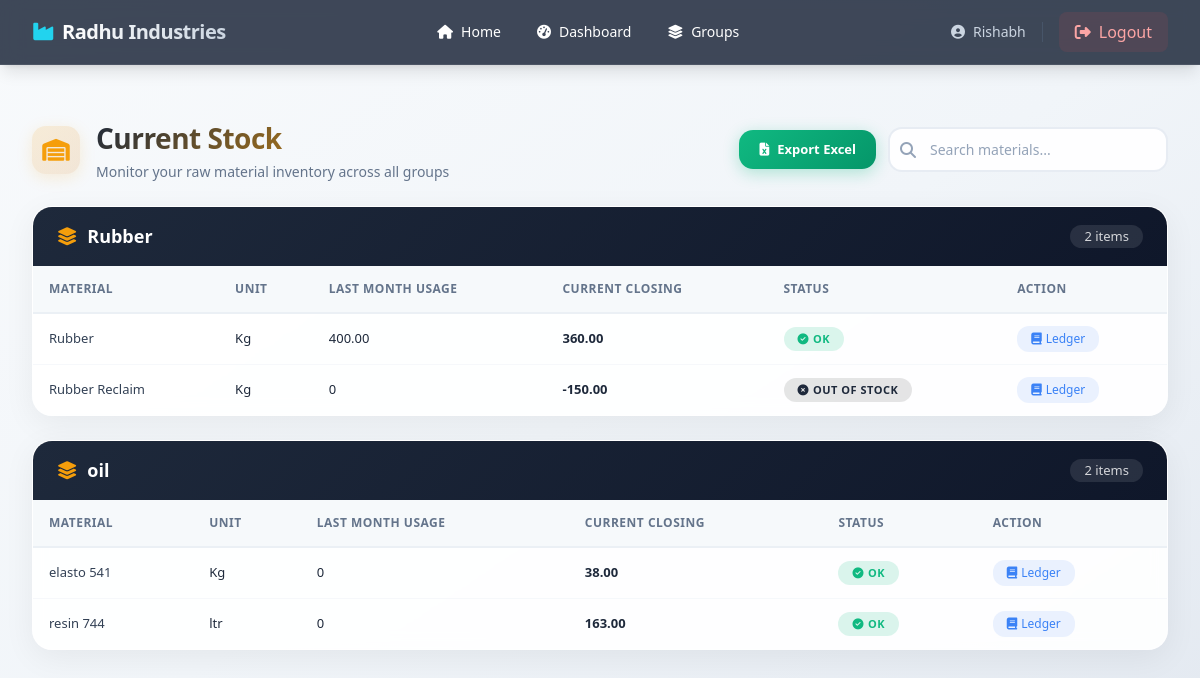
The app's page /raw-materials/stock/ (signed in) with its own data.
### rawmaterials/models.py (models this page shows, shortened)
class MaterialGroup(models.Model):
    name = models.CharField(max_length=100, unique=True)
    class Meta:
        ordering = ["name"]

class Material(models.Model):
    group = models.ForeignKey(
        MaterialGroup,
        on_delete=models.CASCADE,
        related_name="materials"
    )
    name = models.CharField(max_length=150)
    unit = models.CharField(
        max_length=20,
        default="Kg"
    )
    minimum_stock = models.DecimalField(
        max_digits=12,
        decimal_places=2,
        default=0
    )
    class Meta:
        ordering = ["group", "name"]
    def __str__(self):
        return self.name

class StockEntry(models.Model):
    material = models.ForeignKey(
        Material,
        on_delete=models.CASCADE,
        related_name="entries"
    )
    date = models.DateField()
    opening = models.DecimalField(
        max_digits=12,
        decimal_places=2
    )
    received_quantity = models.DecimalField(
        max_digits=12,
        decimal_places=2,
        default=0
    )
    received_by = models.CharField(
        max_length=150,
        blank=True
    )
    used_quantity = models.DecimalField(
        max_digits=12,
        decimal_places=2,
        default=0
    )
    closing = models.DecimalField(
        max_digits=12,
        decimal_places=2
    )
    created_by = models.ForeignKey(
        User,
        on_delete=models.SET_NULL,
        null=True
    )
    created_at = models.DateTimeField(auto_now_add=True)
    class Meta:
        ordering = ["-date", "-id"]
        unique_together = ("material", "date")

### rawmaterials/views.py (the view)
# urls.py: path("stock/", views.current_stock, name="raw_stock"),
@login_required
def current_stock(request):
    groups = MaterialGroup.objects.prefetch_related("materials").all()
    stock_data = OrderedDict()
    today = date.today()
    first_day_this_month = today.replace(day=1)
    last_month_last_day = first_day_this_month - timedelta(days=1)
    last_month_first_day = last_month_last_day.replace(day=1)
    days_in_last_month = last_month_last_day.day
    remaining_days = (
        (today.replace(day=28) + timedelta(days=4)).replace(day=1) - today
    ).days
    for group in groups:
        items = []
        for material in group.materials.all():
            last = (
                StockEntry.objects
                .filter(material=material)
                .order_by("-date", "-id")
                .first()
            )
            current = last.closing if last else 0
            last_month_usage = (
                StockEntry.objects.filter(
                    material=material,
                    date__range=(last_month_first_day, last_month_last_day)
                ).aggregate(
                    total=Sum("used_quantity")
                )["total"] or 0
            )
            avg_per_day = (
                last_month_usage / days_in_last_month
                if days_in_last_month else 0
            )
            days_left = (
                current / avg_per_day
                if avg_per_day else 999
            )
            if current <= 0:
                status = "OUT"
            elif days_left < remaining_days:
                status = "LOW"
            else:
                status = "OK"
            items.append({
                "material": material,
                "material_id": material.id,
                "unit": material.unit,
                "stock": current,
                "usage": round(last_month_usage, 2),
                "status": status,
            })
        stock_data[group] = items
    return render(
        request,
        "rawmaterials/current_stock.html",
        {
            "stock_data": stock_data
        }
    )

### templates/rawmaterials/current_stock.html (shortened to what this page needs)
{% extends "base_layout.html" %}
{% load static %}
{% block nav_desktop %}
  <a href="{% url 'home' %}" class="nav-link px-4 py-2 rounded-lg flex items-center gap-2"><i class="fas fa-home"></i> Home</a>
  <a href="{% url 'raw_dashboard' %}" class="nav-link px-4 py-2 rounded-lg flex items-center gap-2"><i class="fas fa-tachometer-alt"></i> Dashboard</a>
  <a href="" class="nav-link px-4 py-2 rounded-lg flex items-center gap-2"><i class="fas fa-layer-group"></i> Groups</a>
{% endblock %}
{% block content %}
{% load static %}
<div class="stock-container">
    <div class="page-header">
        <div class="page-header-icon">
            <i class="fas fa-warehouse"></i>
        </div>
        <div>
            <h1>Current Stock</h1>
            <span class="subtitle">Monitor your raw material inventory across all groups</span>
        </div>
        <div class="header-actions">
            <a href="{% url 'export_current_stock' %}" class="export-btn">
                <i class="fas fa-file-excel"></i>
                Export Excel
            </a>
            <div class="search-wrapper">
                <i class="fas fa-search search-icon"></i>
                <input type="text"
                       id="liveSearch"
                       placeholder="Search materials..."
                       class="search-input">
            </div>
        </div>
    </div>
    {% for group, items in stock_data.items %}
    <div class="group-section group-item">
        <div class="group-header">
            <h3>
                <i class="fas fa-layer-group"></i>
                {{ group.name }}
            </h3>
            <span class="group-count">{{ items|length }} items</span>
        </div>
        <div class="table-wrapper">
            <table class="stock-table">
                <thead>
                    <tr>
                        <th>Material</th>
                        <th>Unit</th>
                        <th>Last Month Usage</th>
                        <th>Current Closing</th>
                        <th>Status</th>
                        <th>Action</th>
                    </tr>
                </thead>
                <tbody>
                    {% for item in items %}
                    <tr class="stock-row"
                        data-group="{{ group.name|lower }}"
                        data-material="{{ item.material|lower }}">
                        <td class="font-medium text-slate-700">{{ item.material }}</td>
                        <td>{{ item.unit }}</td>
                        <td>{{ item.usage }}</td>
                        <td class="font-semibold">{{ item.stock }}</td>
                        <td>
                            {% if item.status == "LOW" %}
                                <span class="status-badge status-low">
                                    <i class="fas fa-exclamation-triangle"></i>
                                    LOW STOCK
                                </span>
                            {% elif item.status == "OUT" %}
                                <span class="status-badge status-out">
                                    <i class="fas fa-times-circle"></i>
                                    OUT OF STOCK
                                </span>
                            {% else %}
                                <span class="status-badge status-ok">
                                    <i class="fas fa-check-circle"></i>
                                    OK
                                </span>
                            {% endif %}
                        </td>
                        <td>
                            <a href="{% url 'raw_tally' %}?material={{ item.material_id }}" class="action-btn">
                                <i class="fas fa-book"></i>
                                Ledger
                            </a>
                        </td>
                    </tr>
                    {% endfor %}
                </tbody>
            </table>
        </div>
    </div>
    {% empty %}
    <div class="text-center py-12 text-slate-400">
        <i class="fas fa-inbox text-5xl mb-4 opacity-30"></i>
        <p class="text-lg">No stock data available.</p>
    </div>
    {% endfor %}
</div>
{% endblock %}

### templates/base_layout.html (shortened to what this page needs)
<!DOCTYPE html>
<html lang="en">
<head>
    <script src="https://cdn.tailwindcss.com"></script>
    <link rel="stylesheet" href="https://cdnjs.cloudflare.com/ajax/libs/font-awesome/6.5.0/css/all.min.css">
</head>
<body class="bg-gradient-to-br from-slate-50 via-slate-100 to-slate-200 min-h-screen text-slate-800 font-sans">
{% if user.is_authenticated %}
<nav class="glass-nav text-white sticky top-0 z-50 shadow-lg">
    <div class="max-w-7xl mx-auto px-4 sm:px-6 lg:px-8">
        <div class="flex items-center justify-between h-16">
            <a href="{% url 'home' %}" class="flex items-center gap-2 font-bold text-xl tracking-tight">
                <i class="fas fa-industry text-cyan-400"></i>
                <span class="bg-gradient-to-r from-white to-slate-300 bg-clip-text text-transparent">Radhu Industries</span>
            </a>
            <div class="hidden md:flex items-center gap-1 text-sm font-medium">
                {% block nav_desktop %}{% endblock %}
            </div>
            <div class="flex items-center gap-4">
                <span class="hidden sm:inline text-slate-300 text-sm font-medium border-r border-slate-600 pr-4">
                    <i class="fas fa-user-circle mr-2"></i>{{ user.username }}
                </span>
                <a href="{% url 'logout' %}" class="flex items-center gap-2 px-4 py-2 rounded-lg bg-red-500/10 hover:bg-red-500/20 text-red-300 hover:text-red-200 transition-all">
                    <i class="fas fa-sign-out-alt"></i>
                    <span class="hidden sm:inline">Logout</span>
                </a>
            </div>
        </div>
    </div>
</nav>
{% endif %}
<main class="max-w-7xl mx-auto px-4 sm:px-6 lg:px-8 py-8">
    {% block content %}{% endblock %}
</main>
</body>
</html>

### templates/base_layout.html (style rules this page uses)
.glass-nav { background: rgba(30, 41, 59, 0.85); backdrop-filter: blur(10px); -webkit-backdrop-filter: blur(10px); border-bottom: 1px solid rgba(255,255,255,0.08); }
.nav-link { transition: all 0.2s ease; }

### templates/rawmaterials/current_stock.html (style rules this page uses)
.stock-container { padding: 20px 0; }
.page-header { display: flex; align-items: center; gap: 16px; margin-bottom: 24px; }
.page-header-icon { width: 48px; height: 48px; background: linear-gradient(135deg, rgba(245, 158, 11, 0.15), rgba(217, 119, 6, 0.15)); border-radius: 14px; display: flex; align-items: center; justify-content: center; font-size: 22px; color: #f59e0b; box-shadow: 0 4px 16px rgba(245, 158, 11, 0.15); }
.page-header h1 { font-size: 28px; font-weight: 800; background: linear-gradient(135deg, #1e293b, #f59e0b); -webkit-background-clip: text; -webkit-text-fill-color: transparent; background-clip: text; letter-spacing: -0.5px; }
.page-header .subtitle { font-size: 14px; color: #64748b; font-weight: 400; display: block; margin-top: 2px; }
.header-actions { display: flex; align-items: center; gap: 12px; margin-left: auto; }
.export-btn { display: inline-flex; align-items: center; gap: 8px; padding: 10px 20px; background: linear-gradient(135deg, #10b981, #059669); border: none; border-radius: 14px; color: white; font-weight: 600; font-size: 13px; transition: all 0.3s ease; box-shadow: 0 4px 16px rgba(16, 185, 129, 0.3); text-decoration: none; }
.search-wrapper { position: relative; min-width: 280px; }
.search-input { width: 100%; padding: 10px 14px 10px 40px; background: rgba(255, 255, 255, 0.9); border: 2px solid rgba(226, 232, 240, 0.8); border-radius: 14px; font-size: 14px; transition: all 0.3s ease; outline: none; color: #1e293b; }
.search-input::placeholder { color: #94a3b8; }
.search-icon { position: absolute; left: 12px; top: 50%; transform: translateY(-50%); color: #94a3b8; font-size: 16px; transition: all 0.3s ease; }
.group-section { background: rgba(255, 255, 255, 0.92); backdrop-filter: blur(8px); border: 1px solid rgba(255, 255, 255, 0.3); border-radius: 20px; overflow: hidden; box-shadow: 0 8px 32px rgba(0, 0, 0, 0.06); transition: all 0.3s ease; margin-bottom: 24px; }
.group-header { background: linear-gradient(135deg, #1e293b, #0f172a); padding: 16px 24px; display: flex; align-items: center; justify-content: space-between; }
.group-header h3 { color: white; font-size: 18px; font-weight: 700; display: flex; align-items: center; gap: 10px; }
.group-header h3 i { color: #f59e0b; }
.group-count { background: rgba(255, 255, 255, 0.1); padding: 2px 14px; border-radius: 20px; font-size: 13px; font-weight: 500; color: rgba(255, 255, 255, 0.8); }
.table-wrapper { overflow-x: auto; -webkit-overflow-scrolling: touch; }
.stock-table { width: 100%; min-width: 650px; border-collapse: separate; border-spacing: 0; }
.stock-table thead th { padding: 14px 16px; text-align: left; font-size: 12px; font-weight: 600; text-transform: uppercase; letter-spacing: 0.5px; color: #64748b; background: rgba(241, 245, 249, 0.6); border-bottom: 2px solid rgba(226, 232, 240, 0.5); white-space: nowrap; }
.stock-table tbody td { padding: 12px 16px; font-size: 13px; border-bottom: 1px solid rgba(226, 232, 240, 0.3); transition: all 0.2s ease; white-space: nowrap; }
.stock-table tbody tr { transition: all 0.2s ease; }
.stock-table tbody tr:last-child td { border-bottom: none; }
.status-badge { display: inline-flex; align-items: center; gap: 4px; padding: 4px 14px; border-radius: 20px; font-size: 11px; font-weight: 600; text-transform: uppercase; letter-spacing: 0.5px; }
.status-out { background: rgba(0, 0, 0, 0.1); color: #1e293b; }
.status-ok { background: rgba(16, 185, 129, 0.15); color: #10b981; }
.action-btn { display: inline-flex; align-items: center; gap: 4px; padding: 4px 14px; border-radius: 12px; font-size: 12px; font-weight: 500; transition: all 0.3s ease; text-decoration: none; background: rgba(59, 130, 246, 0.1); color: #3b82f6; }

### records on screen
MaterialGroup: name "Rubber", items "2"
Material: material "Rubber", unit "Kg", usage "400.00", stock "360.00", shows "OK"
Material: material "Rubber Reclaim", unit "Kg", usage "0", stock "-150.00", shows "OUT OF STOCK"
MaterialGroup: name "oil", items "2"
Material: material "elasto 541", unit "Kg", usage "0", stock "38.00", shows "OK"
Material: material "resin 744", unit "ltr", usage "0", stock "163.00", shows "OK"

### other values on screen
{{ user.username }} "Rishabh"
